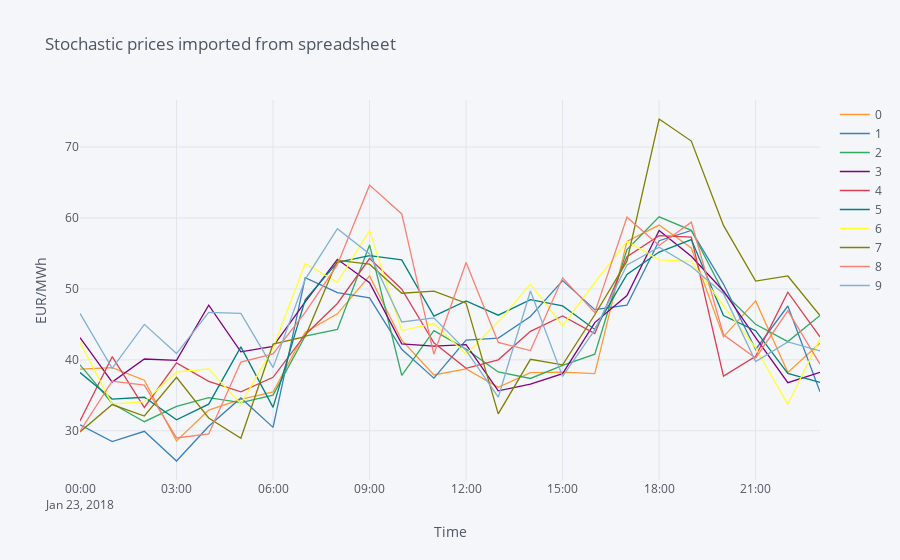

Notebook cell for this chart:
### Markdown cell above
Then we can plot and review the newly imported prices

### Code cell
# Plot all stochastic prices imported from Excel
stochastic_prices_from_file.iplot(title="Stochastic prices imported from spreadsheet", xaxis_title="Time", yaxis_title="EUR/MWh")
